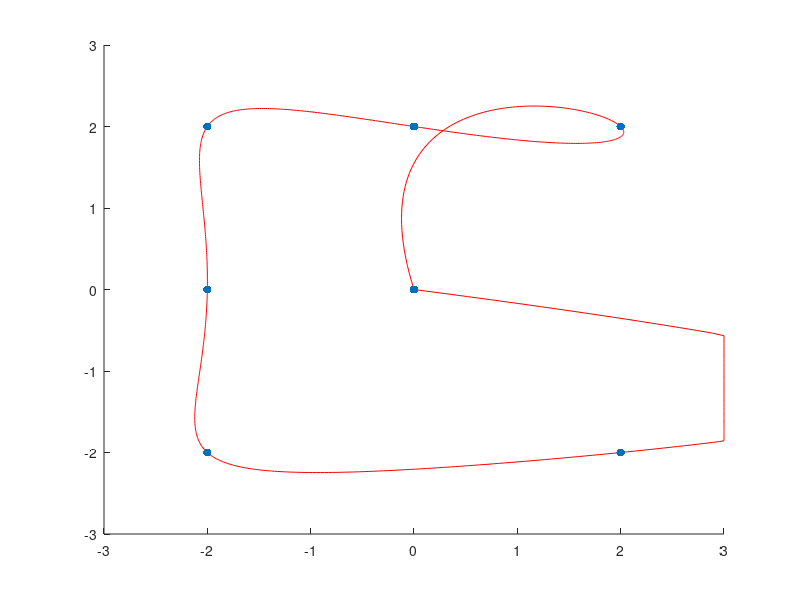

Source code (MATLAB): (Note: this script raises an error after producing the figure.)
clc
close all
clear all

%% Information
% point 1 = (0,0)
% point 2 = (3,3)
% point 3 = (-3,3)
% point 4 = (-3,-3)
% point 5 = (3,-3)
% point 6 = (0,0)

Diviser = 10;

%Variables
%Un huit en trajectoire
% OUT = [0.0  1.0   2.0   1.0  -1.0  -2.0  -1.0   0.0;
%        0.0  1.0   0.0  -1.0   1.0   0.0  -1.0   0.0]';

OUT = [0.0  2.0   0.0  -2.0  -2.0  -2.0   2.0   0.0;
       0.0  2.0   2.0   2.0   0.0  -2.0  -2.0   0.0]';

Temps = 1:8;
Position = 1:0.01:8;

%Pour les X
for n = 1:length(OUT(:,1))
    for nn = 1:length(OUT(:,1));
        C(nn, n) = (Temps(nn)).^(n-1);
    end
end

%Pour les Y
for n = 1:length(OUT(:,2))
    S(n,1) = OUT(n,2);
    S2(n,1) = OUT(n,1);
end

clear n nn

%Calcul de l'interpolation
A1 = pinv(C)*S;
A2 = pinv(C)*S2;

H1 = A1(8).*Position.^7 + A1(7).*Position.^6 + A1(6).*Position.^5 + A1(5).*Position.^4 + A1(4).*Position.^3 + A1(3).*Position.^2 + A1(2).*Position + A1(1);
H2 = A2(8).*Position.^7 + A2(7).*Position.^6 + A2(6).*Position.^5 + A2(5).*Position.^4 + A2(4).*Position.^3 + A2(3).*Position.^2 + A2(2).*Position + A2(1);

%Ajustement pour le maximum
H1(H1 <= -3) = -3;
H1(H1 >=  3) = 3;
H2(H2 <= -3) = -3;
H2(H2 >=  3) = 3;

figure
hold on
plot(H2, H1, "red")
scatter(OUT(:,1), OUT(:,2), "blue", 'filled')
xlim([-3 3])
ylim([-3 3])




% figure
% scatter(Xout, Yout)
% xlim([-4 4])
% ylim([-4 4])

%% Save les valeurs 
Path = which("Trajectoire.m");
Path = strrep(Path, 'Trajectoire.m', 'Trajectoire.mat');
save(Path, "-mat");


%% Autre
% Si on veut juste de point vers point
% for n = 2:length(OUT(:,1))
%     if OUT(n,1) == OUT(n-1,1)
%         X = OUT(n,1)*ones(1, Diviser);
%     elseif OUT(n,1) < OUT(n-1,1)
%         X = linspace(OUT(n-1,1),OUT(n,1),Diviser);
%     elseif OUT(n,1) > OUT(n-1,1)
%         X = linspace(OUT(n-1,1),OUT(n,1), Diviser);
%     end
% 
%     if OUT(n,2) == OUT(n-1,2)
%         Y = OUT(n,2)*ones(1, Diviser);
%     elseif OUT(n,2) < OUT(n-1,2)
%         Y = linspace(OUT(n-1,2),OUT(n,2),Diviser);
%     elseif OUT(n,2) > OUT(n-1,2)
%         Y = linspace(OUT(n-1,2),OUT(n,1), Diviser);
%     end
% 
%     if n == 2
%         Xout = X;
%         Yout = Y;
%     else
%         Xout = [Xout X];
%         Yout = [Yout Y];
%     end
% end


disp("Hello World");
